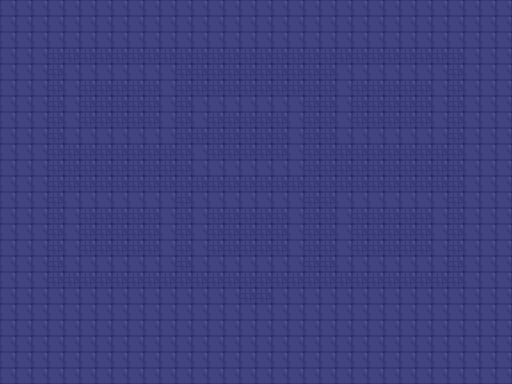

Tiled map render using the project's own tile images. Description and the whole map definition, tile-layer contents included, below:
An orthogonal 32x24 tile map with 16x16 px tiles, 1 tile layer (Room) and 8 objects (bookshelf-01, bookshelf-02, pile-books, book-red, lamp, ...).

<map version="1.10" tiledversion="1.10.2" orientation="orthogonal" renderorder="right-down" width="32" height="24" tilewidth="16" tileheight="16" infinite="0" nextlayerid="4" nextobjectid="9">
  <tileset firstgid="1" name="dungeon" tilewidth="16" tileheight="16" tilecount="130" columns="10">
    <image source="tiles.png" width="160" height="208" />
    <tile id="1">
      <properties>
        <property name="collides" type="bool" value="true" />
      </properties>
    </tile>
  </tileset>
  <layer id="1" name="Room" width="32" height="24">
    <data encoding="csv">2,2,2,2,2,2,2,2,2,2,2,2,2,2,2,2,2,2,2,2,2,2,2,2,2,2,2,2,2,2,2,2,2,2,2,2,2,2,2,2,2,2,2,2,2,2,2,2,2,2,2,2,2,2,2,2,2,2,2,2,2,2,2,2,2,2,2,2,2,2,2,2,2,2,2,2,2,2,2,2,2,2,2,2,2,2,2,2,2,2,2,2,2,2,2,2,2,2,2,1,1,1,1,1,1,1,1,1,1,1,1,1,1,1,1,1,1,1,1,1,1,1,1,1,1,2,2,2,2,2,2,1,2,2,2,2,2,2,2,1,1,1,1,1,1,1,1,1,1,2,2,2,2,2,2,2,1,2,2,2,2,2,2,1,2,1,1,1,1,1,2,1,1,1,1,1,1,1,1,1,1,2,1,1,1,1,1,2,1,2,2,2,2,2,2,1,2,1,1,1,1,1,2,1,2,2,2,2,2,2,2,1,1,2,1,1,1,1,1,2,1,2,2,2,2,2,2,1,2,1,1,1,1,1,2,1,2,1,1,1,1,1,2,1,1,2,1,1,1,1,1,2,1,2,2,2,2,2,2,1,2,2,2,2,2,2,2,1,1,1,1,1,1,1,2,1,1,2,2,2,2,2,2,2,1,2,2,2,2,2,2,1,1,1,1,1,1,1,1,1,2,1,1,1,1,1,2,1,1,1,1,1,1,1,1,1,1,2,2,2,2,2,2,1,1,1,1,1,1,1,1,1,2,2,2,2,2,2,2,1,1,1,1,1,1,1,1,1,1,2,2,2,2,2,2,1,1,1,1,1,1,1,1,1,1,1,1,1,1,1,1,1,1,1,1,1,1,1,1,1,1,2,2,2,2,2,2,1,2,2,2,2,2,2,2,1,2,2,2,2,2,2,2,1,1,2,2,2,2,2,2,2,1,2,2,2,2,2,2,1,2,1,1,1,1,1,2,1,2,1,1,1,1,1,2,1,1,2,1,1,1,1,1,2,1,2,2,2,2,2,2,1,2,1,1,1,1,1,2,1,2,1,1,1,1,1,2,1,1,2,1,1,1,1,1,2,1,2,2,2,2,2,2,1,2,1,1,1,1,1,2,1,2,1,1,1,1,1,2,1,1,2,1,1,1,1,1,2,1,2,2,2,2,2,2,1,2,2,2,2,2,2,2,1,2,2,2,2,2,2,2,1,1,2,2,2,2,2,2,2,1,2,2,2,2,2,2,1,1,1,1,1,1,1,1,1,1,1,1,1,1,1,1,1,1,1,1,1,1,1,1,1,1,2,2,2,2,2,2,2,2,2,2,2,2,2,2,2,2,2,2,1,1,2,2,2,2,2,2,2,2,2,2,2,2,2,2,2,2,2,2,2,2,2,2,2,2,2,2,2,2,2,2,2,2,2,2,2,2,2,2,2,2,2,2,2,2,2,2,2,2,2,2,2,2,2,2,2,2,2,2,2,2,2,2,2,2,2,2,2,2,2,2,2,2,2,2,2,2,2,2,2,2,2,2,2,2,2,2,2,2,2,2,2,2,2,2,2,2,2,2,2,2,2,2,2,2,2,2,2,2,2,2,2,2,2,2,2,2,2,2,2,2,2,2,2,2,2,2,2,2,2,2,2,2,2,2,2,2,2,2,2,2,2,2,2,2,2,2,2,2,2,2,2,2,2,2,2,2,2,2,2,2,2,2,2,2,2,2,2,2,2,2,2,2,2,2,2</data>
  </layer>
  <objectgroup id="2" name="Decor">
    <object id="1" name="bookshelf-01" x="96" y="80" width="16" height="16" />
    <object id="2" name="bookshelf-02" x="400" y="80" width="16" height="16" />
    <object id="3" name="pile-books" x="224" y="208" width="16" height="16" />
    <object id="4" name="book-red" x="272" y="208" width="16" height="16" />
    <object id="5" name="lamp" x="128" y="272" width="16" height="16">
      <properties>
        <property name="flicker" type="bool" value="true" />
      </properties>
    </object>
    <object id="6" name="lamp-big" x="368" y="272" width="16" height="16">
      <properties>
        <property name="flicker" type="bool" value="true" />
      </properties>
    </object>
    <object id="7" name="door" x="240" y="288" width="16" height="16" />
  </objectgroup>
  <objectgroup id="3" name="Spawn">
    <object id="8" name="player" x="256" y="176" width="16" height="16" />
  </objectgroup>
</map>
